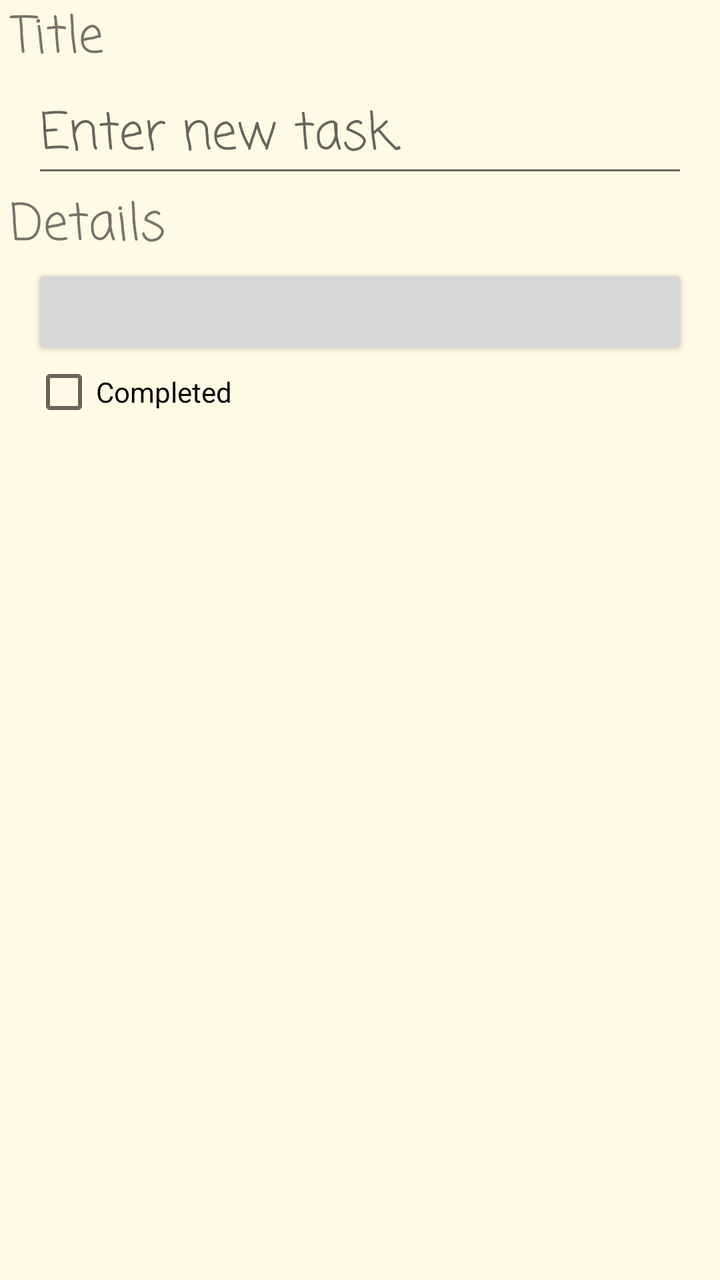
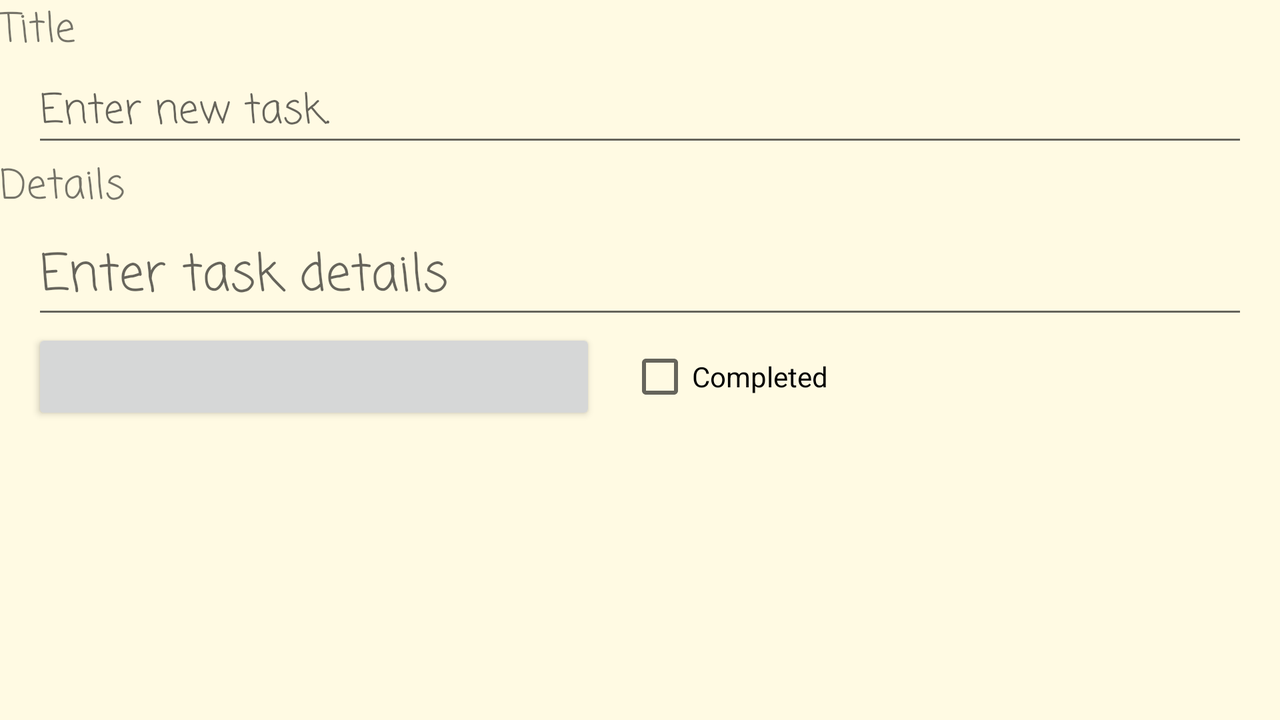

One screen, two layout resources from the same app: the default and the repository's alternative for another configuration. Each is rendered where Android would select it; the XML of both is given below.
<!-- AndroidManifest.xml: application theme AppTheme -->
<!-- res/layout/fragment_task.xml -->
<?xml version="1.0" encoding="utf-8"?>
<LinearLayout xmlns:android="http://schemas.android.com/apk/res/android"
    android:orientation="vertical"
    android:layout_width="match_parent"
    android:layout_height="match_parent"
    android:background="#FFFAE3">

    <TextView
        android:layout_width="match_parent"
        android:layout_height="wrap_content"
        android:text="@string/task_title_label"
        android:fontFamily="casual"
        android:layout_marginLeft="5dp"
        android:layout_marginRight="5dp"
        android:textSize="25dp"/>


    <EditText android:id="@+id/task_title"
        android:layout_width="match_parent"
        android:layout_height="wrap_content"
        android:layout_marginLeft="16dp"
        android:layout_marginRight="16dp"
        android:fontFamily="casual"
        android:textSize="25dp"
        android:hint="@string/task_title_hint"/>

    <TextView
        android:layout_width="match_parent"
        android:layout_height="wrap_content"
        android:text="@string/task_details_label"
        android:fontFamily="casual"
        android:layout_marginLeft="5dp"
        android:layout_marginRight="5dp"
        android:textSize="25dp"/>

    <Button android:id="@+id/task_date"
        android:layout_width="match_parent"
        android:layout_height="wrap_content"
        android:layout_marginLeft="16dp"
        android:layout_marginRight="16dp"/>

    <CheckBox android:id="@+id/task_completed"
        android:layout_width="match_parent"
        android:layout_height="wrap_content"
        android:layout_marginLeft="16dp"
        android:layout_marginRight="16dp"
        android:text="@string/task_completed_label"/>

</LinearLayout>
<!-- resources referenced by this layout -->
<resources>
  <string name="task_completed_label">Completed</string>
  <string name="task_details_label">Details</string>
  <string name="task_title_hint">Enter new task.</string>
  <string name="task_title_label">Title</string>
  <style name="AppTheme" parent="Theme.AppCompat.Light.DarkActionBar">
          
          
          
          
      </style>
</resources>
<!-- res/layout-land/fragment_task.xml (the repository's variant of the layout above) -->
<!-- drawn on the phone turned sideways -->
<?xml version="1.0" encoding="utf-8"?>
<LinearLayout xmlns:android="http://schemas.android.com/apk/res/android"
    android:orientation="vertical"
    android:layout_width="match_parent"
    android:layout_height="match_parent"
    android:background="#FFFAE3">

    <TextView
        android:layout_width="match_parent"
        android:layout_height="wrap_content"
        android:text="@string/task_title_label"
        android:fontFamily="casual"
        android:textSize="20dp"/>

    <EditText android:id="@+id/task_title"
        android:layout_width="match_parent"
        android:layout_height="wrap_content"
        android:layout_marginLeft="16dp"
        android:layout_marginRight="16dp"
        android:fontFamily="casual"
        android:textSize="20dp"
        android:hint="@string/task_title_hint"/>

    <TextView
        android:layout_width="match_parent"
        android:layout_height="wrap_content"
        android:text="@string/task_details_label"
        android:fontFamily="casual"
        android:textSize="20dp" />

    <EditText android:id="@+id/task_details"
        android:layout_width="match_parent"
        android:layout_height="wrap_content"
        android:layout_marginLeft="16dp"
        android:layout_marginRight="16dp"
        android:fontFamily="casual"
        android:textSize="25dp"
        android:hint="@string/task_details_hint"/>

    <LinearLayout
        android:orientation="horizontal"
        android:layout_width="match_parent"
        android:layout_height="wrap_content"
        android:layout_marginLeft="16dp"
        android:layout_marginRight="16dp">

        <Button android:id="@+id/task_date"
            android:layout_width="wrap_content"
            android:layout_height="wrap_content"
            android:layout_weight="1" />

        <CheckBox android:id="@+id/task_completed"
            android:layout_width="wrap_content"
            android:layout_height="wrap_content"
            android:layout_marginLeft="16dp"
            android:layout_marginRight="16dp"
            android:text="@string/task_completed_label"
            android:layout_weight="1" />
    </LinearLayout>

</LinearLayout>
<!-- resources referenced by the variant -->
<!-- as the phone turned sideways resolves them -->
<resources>
  <string name="task_completed_label">Completed</string>
  <string name="task_details_hint">Enter task details</string>
  <string name="task_details_label">Details</string>
  <string name="task_title_hint">Enter new task.</string>
  <string name="task_title_label">Title</string>
  <style name="AppTheme" parent="Theme.AppCompat.Light.DarkActionBar">
          
          
          
          
      </style>
</resources>
